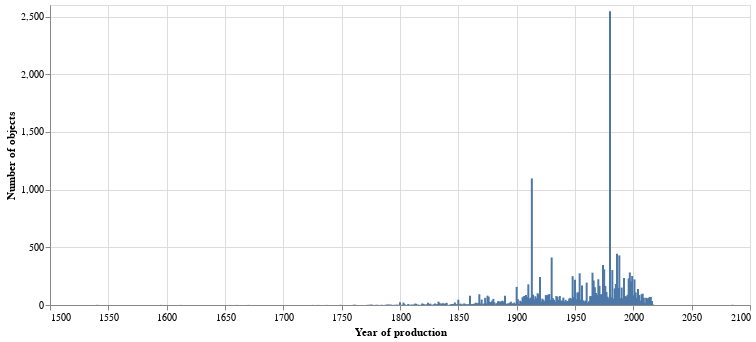

Source (notebook cell):
### Code cell
# Create a bar chart (limit to years greater than 0)
alt.Chart(year_counts.loc[year_counts['year'] > 0]).mark_bar(size=2).encode(
    
    # Year on the X axis
    x=alt.X('year:Q', axis=alt.Axis(format='c', title='Year of production')),
    
    # Number of objects on the Y axis
    y=alt.Y('count:Q', title='Number of objects'),
    
    # Show details on hover
    tooltip=[alt.Tooltip('year:Q', title='Year'), alt.Tooltip('count():Q', title='Objects', format=',')]
).properties(width=700)

### Figure 1 — Vega-Lite specification as saved in the notebook (floating-point values rounded to 4 significant figures; data arrays with more than 128 entries replaced by an {"elided": "..."} marker saying what was removed)
{"config": {"view": {"continuousWidth": 400, "continuousHeight": 300}}, "data": {"name": "data-2c10f4a10e71a1e91b7d0744c081a4c7"}, "mark": {"type": "bar", "size": 2}, "encoding": {"tooltip": [{"type": "quantitative", "field": "year", "title": "Year"}, {"type": "quantitative", "aggregate": "count", "format": ",", "title": "Objects"}], "x": {"type": "quantitative", "axis": {"format": "c", "title": "Year of production"}, "field": "year"}, "y": {"type": "quantitative", "field": "count", "title": "Number of objects"}}, "width": 700, "$schema": "https://vega.github.io/schema/vega-lite/v4.8.1.json", "datasets": {"data-2c10f4a10e71a1e91b7d0744c081a4c7": {"elided": "255 records"}}}
